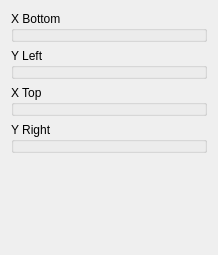
<?xml version="1.0" encoding="UTF-8"?>
<ui version="4.0">
 <class>SAChartAxesSetWidget</class>
 <widget class="QWidget" name="SAChartAxesSetWidget">
  <property name="geometry">
   <rect>
    <x>0</x>
    <y>0</y>
    <width>218</width>
    <height>255</height>
   </rect>
  </property>
  <property name="windowTitle">
   <string>Form</string>
  </property>
  <layout class="QVBoxLayout" name="verticalLayout">
   <item>
    <widget class="SACollapsibleGroupBox" name="groupBoxXBottom">
     <property name="title">
      <string>X Bottom</string>
     </property>
    </widget>
   </item>
   <item>
    <widget class="SACollapsibleGroupBox" name="groupBoxYLeft">
     <property name="title">
      <string>Y Left</string>
     </property>
    </widget>
   </item>
   <item>
    <widget class="SACollapsibleGroupBox" name="groupBoxXTop">
     <property name="title">
      <string>X Top</string>
     </property>
    </widget>
   </item>
   <item>
    <widget class="SACollapsibleGroupBox" name="groupBoxYRight">
     <property name="title">
      <string>Y Right</string>
     </property>
    </widget>
   </item>
   <item>
    <spacer name="verticalSpacer">
     <property name="orientation">
      <enum>Qt::Vertical</enum>
     </property>
     <property name="sizeHint" stdset="0">
      <size>
       <width>20</width>
       <height>40</height>
      </size>
     </property>
    </spacer>
   </item>
  </layout>
 </widget>
 <customwidgets>
  <customwidget>
   <class>SACollapsibleGroupBox</class>
   <extends>QGroupBox</extends>
   <header>SACollapsibleGroupBox.h</header>
   <container>1</container>
  </customwidget>
 </customwidgets>
 <resources/>
 <connections/>
</ui>
